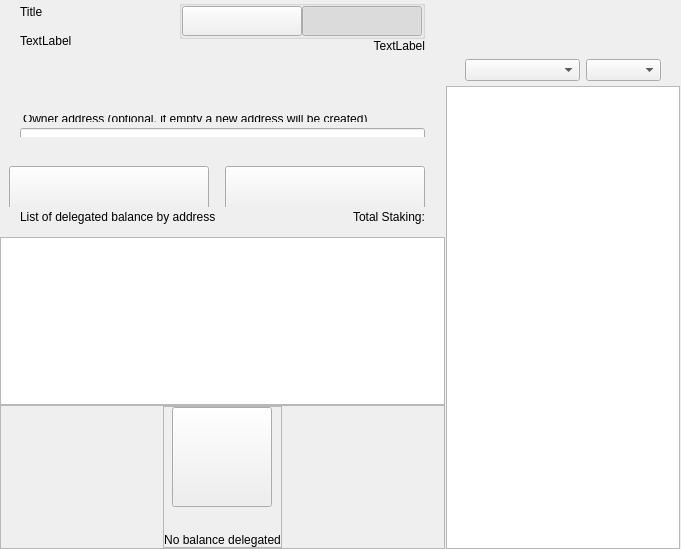
<?xml version="1.0" encoding="UTF-8"?>
<ui version="4.0">
 <class>ColdStakingWidget</class>
 <widget class="QWidget" name="ColdStakingWidget">
  <property name="geometry">
   <rect>
    <x>0</x>
    <y>0</y>
    <width>629</width>
    <height>549</height>
   </rect>
  </property>
  <property name="windowTitle">
   <string>Form</string>
  </property>
  <layout class="QHBoxLayout" name="horizontalLayout_1" stretch="2,1">
   <property name="spacing">
    <number>0</number>
   </property>
   <property name="leftMargin">
    <number>0</number>
   </property>
   <property name="topMargin">
    <number>0</number>
   </property>
   <property name="rightMargin">
    <number>0</number>
   </property>
   <property name="bottomMargin">
    <number>0</number>
   </property>
   <item>
    <widget class="QWidget" name="left" native="true">
     <layout class="QVBoxLayout" name="verticalLayout_3">
      <property name="leftMargin">
       <number>0</number>
      </property>
      <property name="topMargin">
       <number>0</number>
      </property>
      <property name="rightMargin">
       <number>0</number>
      </property>
      <property name="bottomMargin">
       <number>0</number>
      </property>
      <item>
       <layout class="QVBoxLayout" name="verticalLayout_2">
        <property name="spacing">
         <number>0</number>
        </property>
        <item>
         <layout class="QVBoxLayout" name="verticalLayoutTop">
          <property name="spacing">
           <number>0</number>
          </property>
          <property name="leftMargin">
           <number>0</number>
          </property>
          <property name="rightMargin">
           <number>0</number>
          </property>
          <item>
           <widget class="QWidget" name="containerTitle" native="true">
            <property name="sizePolicy">
             <sizepolicy hsizetype="Preferred" vsizetype="Minimum">
              <horstretch>0</horstretch>
              <verstretch>0</verstretch>
             </sizepolicy>
            </property>
            <property name="maximumSize">
             <size>
              <width>16777215</width>
              <height>100</height>
             </size>
            </property>
            <layout class="QHBoxLayout" name="containerTitleLayout">
             <property name="spacing">
              <number>0</number>
             </property>
             <property name="leftMargin">
              <number>20</number>
             </property>
             <property name="topMargin">
              <number>0</number>
             </property>
             <property name="rightMargin">
              <number>20</number>
             </property>
             <property name="bottomMargin">
              <number>0</number>
             </property>
             <item>
              <layout class="QVBoxLayout" name="verticalLayout11">
               <property name="spacing">
                <number>5</number>
               </property>
               <item>
                <widget class="QLabel" name="labelTitle">
                 <property name="text">
                  <string>Title</string>
                 </property>
                </widget>
               </item>
               <item>
                <widget class="QLabel" name="labelSubtitle1">
                 <property name="maximumSize">
                  <size>
                   <width>16777215</width>
                   <height>16777215</height>
                  </size>
                 </property>
                 <property name="text">
                  <string>TextLabel</string>
                 </property>
                </widget>
               </item>
              </layout>
             </item>
             <item>
              <spacer name="horizontalSpacer">
               <property name="orientation">
                <enum>Qt::Horizontal</enum>
               </property>
               <property name="sizeHint" stdset="0">
                <size>
                 <width>40</width>
                 <height>20</height>
                </size>
               </property>
              </spacer>
             </item>
             <item>
              <widget class="QWidget" name="containerViewPrivacyChecks" native="true">
               <layout class="QVBoxLayout" name="containerPrivacyChecks">
                <property name="spacing">
                 <number>0</number>
                </property>
                <property name="leftMargin">
                 <number>0</number>
                </property>
                <property name="topMargin">
                 <number>0</number>
                </property>
                <property name="rightMargin">
                 <number>0</number>
                </property>
                <property name="bottomMargin">
                 <number>0</number>
                </property>
                <item alignment="Qt::AlignHCenter|Qt::AlignVCenter">
                 <widget class="QGroupBox" name="groupBox">
                  <property name="title">
                   <string/>
                  </property>
                  <layout class="QHBoxLayout" name="horizontalLayout_2_1">
                   <property name="spacing">
                    <number>0</number>
                   </property>
                   <property name="leftMargin">
                    <number>0</number>
                   </property>
                   <property name="topMargin">
                    <number>0</number>
                   </property>
                   <property name="rightMargin">
                    <number>0</number>
                   </property>
                   <property name="bottomMargin">
                    <number>0</number>
                   </property>
                   <item>
                    <widget class="QPushButton" name="pushLeft">
                     <property name="minimumSize">
                      <size>
                       <width>120</width>
                       <height>30</height>
                      </size>
                     </property>
                     <property name="maximumSize">
                      <size>
                       <width>120</width>
                       <height>30</height>
                      </size>
                     </property>
                     <property name="focusPolicy">
                      <enum>Qt::NoFocus</enum>
                     </property>
                     <property name="text">
                      <string/>
                     </property>
                     <property name="checkable">
                      <bool>true</bool>
                     </property>
                     <property name="autoExclusive">
                      <bool>true</bool>
                     </property>
                    </widget>
                   </item>
                   <item>
                    <widget class="QPushButton" name="pushRight">
                     <property name="minimumSize">
                      <size>
                       <width>120</width>
                       <height>30</height>
                      </size>
                     </property>
                     <property name="maximumSize">
                      <size>
                       <width>120</width>
                       <height>30</height>
                      </size>
                     </property>
                     <property name="focusPolicy">
                      <enum>Qt::NoFocus</enum>
                     </property>
                     <property name="text">
                      <string/>
                     </property>
                     <property name="checkable">
                      <bool>true</bool>
                     </property>
                     <property name="checked">
                      <bool>true</bool>
                     </property>
                     <property name="autoExclusive">
                      <bool>true</bool>
                     </property>
                    </widget>
                   </item>
                  </layout>
                 </widget>
                </item>
                <item alignment="Qt::AlignTop">
                 <widget class="QLabel" name="labelSubtitle2">
                  <property name="text">
                   <string>TextLabel</string>
                  </property>
                  <property name="alignment">
                   <set>Qt::AlignRight|Qt::AlignTrailing|Qt::AlignVCenter</set>
                  </property>
                 </widget>
                </item>
               </layout>
              </widget>
             </item>
            </layout>
           </widget>
          </item>
          <item>
           <spacer name="verticalSpacer_2">
            <property name="orientation">
             <enum>Qt::Vertical</enum>
            </property>
            <property name="sizeType">
             <enum>QSizePolicy::Fixed</enum>
            </property>
            <property name="sizeHint" stdset="0">
             <size>
              <width>20</width>
              <height>30</height>
             </size>
            </property>
           </spacer>
          </item>
          <item>
           <widget class="QWidget" name="containerSend" native="true">
            <property name="minimumSize">
             <size>
              <width>0</width>
              <height>50</height>
             </size>
            </property>
            <layout class="QVBoxLayout" name="containerSendRow">
             <property name="spacing">
              <number>6</number>
             </property>
             <property name="leftMargin">
              <number>0</number>
             </property>
             <property name="topMargin">
              <number>0</number>
             </property>
             <property name="rightMargin">
              <number>0</number>
             </property>
             <property name="bottomMargin">
              <number>0</number>
             </property>
             <item>
              <widget class="QLabel" name="labelEditTitle">
               <property name="maximumSize">
                <size>
                 <width>16777215</width>
                 <height>30</height>
                </size>
               </property>
               <property name="styleSheet">
                <string notr="true">padding-left:20px; padding-bottom:3px;</string>
               </property>
               <property name="text">
                <string/>
               </property>
              </widget>
             </item>
             <item>
              <spacer name="verticalSpacer_6">
               <property name="orientation">
                <enum>Qt::Vertical</enum>
               </property>
               <property name="sizeType">
                <enum>QSizePolicy::Fixed</enum>
               </property>
               <property name="sizeHint" stdset="0">
                <size>
                 <width>20</width>
                 <height>9</height>
                </size>
               </property>
              </spacer>
             </item>
             <item>
              <widget class="QWidget" name="containerOwner" native="true">
               <layout class="QVBoxLayout" name="vContainerOwner">
                <property name="spacing">
                 <number>4</number>
                </property>
                <property name="leftMargin">
                 <number>20</number>
                </property>
                <property name="topMargin">
                 <number>0</number>
                </property>
                <property name="rightMargin">
                 <number>20</number>
                </property>
                <property name="bottomMargin">
                 <number>0</number>
                </property>
                <item>
                 <widget class="QLabel" name="labelSubtitleDescription">
                  <property name="maximumSize">
                   <size>
                    <width>16777215</width>
                    <height>20</height>
                   </size>
                  </property>
                  <property name="styleSheet">
                   <string notr="true">margin-bottom:2px;
                   margin-left:0.05px;
                   padding:0px;</string>
                  </property>
                  <property name="text">
                   <string>Owner address (optional, if empty a new address will be created)</string>
                  </property>
                 </widget>
                </item>
                <item>
                 <widget class="QLineEdit" name="lineEditOwnerAddress">
                  <property name="minimumSize">
                   <size>
                    <width>0</width>
                    <height>50</height>
                   </size>
                  </property>
                  <property name="maximumSize">
                   <size>
                    <width>16777215</width>
                    <height>50</height>
                   </size>
                  </property>
                  <property name="styleSheet">
                   <string notr="true"/>
                  </property>
                 </widget>
                </item>
               </layout>
              </widget>
             </item>
            </layout>
           </widget>
          </item>
         </layout>
        </item>
        <item>
         <spacer name="verticalSpacer_3">
          <property name="orientation">
           <enum>Qt::Vertical</enum>
          </property>
          <property name="sizeType">
           <enum>QSizePolicy::Minimum</enum>
          </property>
          <property name="sizeHint" stdset="0">
           <size>
            <width>20</width>
            <height>20</height>
           </size>
          </property>
         </spacer>
        </item>
        <item>
         <widget class="QWidget" name="containerBtn" native="true">
          <property name="minimumSize">
           <size>
            <width>0</width>
            <height>50</height>
           </size>
          </property>
          <layout class="QHBoxLayout" name="horizontalLayout">
           <property name="rightMargin">
            <number>20</number>
           </property>
           <item>
            <spacer name="horizontalSpacer_2">
             <property name="orientation">
              <enum>Qt::Horizontal</enum>
             </property>
             <property name="sizeHint" stdset="0">
              <size>
               <width>200</width>
               <height>20</height>
              </size>
             </property>
            </spacer>
           </item>
           <item>
            <layout class="QHBoxLayout" name="horizontalLayout_7">
             <item>
              <spacer name="horizontalSpacer_3">
               <property name="orientation">
                <enum>Qt::Horizontal</enum>
               </property>
               <property name="sizeType">
                <enum>QSizePolicy::Expanding</enum>
               </property>
               <property name="sizeHint" stdset="0">
                <size>
                 <width>40</width>
                 <height>20</height>
                </size>
               </property>
              </spacer>
             </item>
             <item>
              <widget class="QPushButton" name="pushButtonClear">
               <property name="minimumSize">
                <size>
                 <width>200</width>
                 <height>50</height>
                </size>
               </property>
               <property name="focusPolicy">
                <enum>Qt::NoFocus</enum>
               </property>
               <property name="text">
                <string/>
               </property>
              </widget>
             </item>
             <item>
              <spacer name="horizontalSpacer_4">
               <property name="orientation">
                <enum>Qt::Horizontal</enum>
               </property>
               <property name="sizeType">
                <enum>QSizePolicy::Fixed</enum>
               </property>
               <property name="sizeHint" stdset="0">
                <size>
                 <width>10</width>
                 <height>20</height>
                </size>
               </property>
              </spacer>
             </item>
             <item>
              <widget class="QPushButton" name="pushButtonSend">
               <property name="minimumSize">
                <size>
                 <width>200</width>
                 <height>50</height>
                </size>
               </property>
               <property name="maximumSize">
                <size>
                 <width>200</width>
                 <height>50</height>
                </size>
               </property>
               <property name="focusPolicy">
                <enum>Qt::NoFocus</enum>
               </property>
               <property name="text">
                <string/>
               </property>
              </widget>
             </item>
            </layout>
           </item>
          </layout>
         </widget>
        </item>
        <item>
         <widget class="QWidget" name="containerHistoryLabel" native="true">
          <layout class="QHBoxLayout" name="horizontalLayout_4">
           <property name="spacing">
            <number>0</number>
           </property>
           <property name="leftMargin">
            <number>20</number>
           </property>
           <property name="topMargin">
            <number>0</number>
           </property>
           <property name="rightMargin">
            <number>20</number>
           </property>
           <property name="bottomMargin">
            <number>0</number>
           </property>
           <item>
            <widget class="QWidget" name="verticalWidget" native="true">
             <property name="minimumSize">
              <size>
               <width>100</width>
               <height>0</height>
              </size>
             </property>
             <layout class="QVBoxLayout" name="verticalLayout_58">
              <property name="leftMargin">
               <number>0</number>
              </property>
              <property name="topMargin">
               <number>0</number>
              </property>
              <property name="rightMargin">
               <number>0</number>
              </property>
              <property name="bottomMargin">
               <number>0</number>
              </property>
              <item>
               <widget class="QLabel" name="labelListHistory">
                <property name="text">
                 <string>List of delegated balance by address</string>
                </property>
               </widget>
              </item>
             </layout>
            </widget>
           </item>
           <item>
            <spacer name="horizontalSpacer_5">
             <property name="orientation">
              <enum>Qt::Horizontal</enum>
             </property>
             <property name="sizeHint" stdset="0">
              <size>
               <width>40</width>
               <height>20</height>
              </size>
             </property>
            </spacer>
           </item>
           <item>
            <widget class="QLabel" name="labelStakingTotal">
             <property name="text">
              <string>Total Staking:</string>
             </property>
            </widget>
           </item>
          </layout>
         </widget>
        </item>
        <item>
         <layout class="QVBoxLayout" name="verticalLayout_64">
          <property name="spacing">
           <number>0</number>
          </property>
          <item>
           <spacer name="verticalSpacer_44">
            <property name="orientation">
             <enum>Qt::Vertical</enum>
            </property>
            <property name="sizeType">
             <enum>QSizePolicy::Fixed</enum>
            </property>
            <property name="sizeHint" stdset="0">
             <size>
              <width>20</width>
              <height>10</height>
             </size>
            </property>
           </spacer>
          </item>
          <item>
           <widget class="QListView" name="listView">
            <property name="enabled">
             <bool>true</bool>
            </property>
            <property name="mouseTracking">
             <bool>true</bool>
            </property>
           </widget>
          </item>
          <item>
           <widget class="QFrame" name="emptyContainer">
            <property name="minimumSize">
             <size>
              <width>0</width>
              <height>100</height>
             </size>
            </property>
            <property name="frameShape">
             <enum>QFrame::StyledPanel</enum>
            </property>
            <property name="frameShadow">
             <enum>QFrame::Raised</enum>
            </property>
            <layout class="QVBoxLayout" name="verticalLayout_71" stretch="1,8">
             <property name="spacing">
              <number>0</number>
             </property>
             <property name="leftMargin">
              <number>0</number>
             </property>
             <property name="topMargin">
              <number>0</number>
             </property>
             <property name="rightMargin">
              <number>0</number>
             </property>
             <property name="bottomMargin">
              <number>0</number>
             </property>
             <item>
              <spacer name="verticalSpacer">
               <property name="orientation">
                <enum>Qt::Vertical</enum>
               </property>
               <property name="sizeHint" stdset="0">
                <size>
                 <width>20</width>
                 <height>20</height>
                </size>
               </property>
              </spacer>
             </item>
             <item alignment="Qt::AlignHCenter|Qt::AlignVCenter">
              <widget class="QFrame" name="emptyScreen">
               <property name="sizePolicy">
                <sizepolicy hsizetype="Expanding" vsizetype="Expanding">
                 <horstretch>0</horstretch>
                 <verstretch>0</verstretch>
                </sizepolicy>
               </property>
               <property name="frameShape">
                <enum>QFrame::StyledPanel</enum>
               </property>
               <property name="frameShadow">
                <enum>QFrame::Raised</enum>
               </property>
               <layout class="QVBoxLayout" name="verticalLayout">
                <property name="spacing">
                 <number>30</number>
                </property>
                <property name="leftMargin">
                 <number>0</number>
                </property>
                <property name="topMargin">
                 <number>0</number>
                </property>
                <property name="rightMargin">
                 <number>0</number>
                </property>
                <property name="bottomMargin">
                 <number>0</number>
                </property>
                <item alignment="Qt::AlignHCenter|Qt::AlignVCenter">
                 <widget class="QPushButton" name="pushImgEmpty">
                  <property name="minimumSize">
                   <size>
                    <width>100</width>
                    <height>100</height>
                   </size>
                  </property>
                  <property name="maximumSize">
                   <size>
                    <width>100</width>
                    <height>100</height>
                   </size>
                  </property>
                  <property name="focusPolicy">
                   <enum>Qt::NoFocus</enum>
                  </property>
                  <property name="text">
                   <string/>
                  </property>
                  <property name="iconSize">
                   <size>
                    <width>100</width>
                    <height>100</height>
                   </size>
                  </property>
                 </widget>
                </item>
                <item alignment="Qt::AlignHCenter|Qt::AlignVCenter">
                 <widget class="QLabel" name="labelEmpty">
                  <property name="styleSheet">
                   <string notr="true"/>
                  </property>
                  <property name="text">
                   <string>No balance delegated</string>
                  </property>
                  <property name="alignment">
                   <set>Qt::AlignCenter</set>
                  </property>
                 </widget>
                </item>
               </layout>
              </widget>
             </item>
            </layout>
           </widget>
          </item>
         </layout>
        </item>
       </layout>
      </item>
     </layout>
    </widget>
   </item>
   <item>
    <widget class="QWidget" name="right" native="true">
     <layout class="QVBoxLayout" name="rightContainer">
      <property name="spacing">
       <number>0</number>
      </property>
      <property name="leftMargin">
       <number>1</number>
      </property>
      <property name="topMargin">
       <number>0</number>
      </property>
      <property name="rightMargin">
       <number>1</number>
      </property>
      <property name="bottomMargin">
       <number>0</number>
      </property>
      <item>
       <widget class="QWidget" name="containerRightButtons" native="true">
        <property name="minimumSize">
         <size>
          <width>0</width>
          <height>50</height>
         </size>
        </property>
        <layout class="QVBoxLayout" name="verticalLayout_4">
         <property name="leftMargin">
          <number>19</number>
         </property>
         <property name="topMargin">
          <number>0</number>
         </property>
         <property name="rightMargin">
          <number>19</number>
         </property>
         <property name="bottomMargin">
          <number>0</number>
         </property>
         <item>
          <widget class="OptionButton" name="btnCoinControl" native="true">
           <property name="minimumSize">
            <size>
             <width>0</width>
             <height>0</height>
            </size>
           </property>
          </widget>
         </item>
         <item>
          <widget class="OptionButton" name="btnColdStaking" native="true"/>
         </item>
         <item>
          <widget class="OptionButton" name="btnMyStakingAddresses" native="true">
           <property name="sizePolicy">
            <sizepolicy hsizetype="Preferred" vsizetype="Minimum">
             <horstretch>0</horstretch>
             <verstretch>0</verstretch>
            </sizepolicy>
           </property>
          </widget>
         </item>
        </layout>
       </widget>
      </item>
      <item>
       <widget class="QWidget" name="sortWidget" native="true">
        <layout class="QHBoxLayout" name="horizontalLayout_6">
         <property name="leftMargin">
          <number>19</number>
         </property>
         <property name="rightMargin">
          <number>19</number>
         </property>
         <property name="bottomMargin">
          <number>5</number>
         </property>
         <item>
          <spacer name="horizontalSpacer_6">
           <property name="orientation">
            <enum>Qt::Horizontal</enum>
           </property>
           <property name="sizeHint" stdset="0">
            <size>
             <width>40</width>
             <height>20</height>
            </size>
           </property>
          </spacer>
         </item>
         <item>
          <widget class="QComboBox" name="comboBoxSort">
           <property name="sizePolicy">
            <sizepolicy hsizetype="Preferred" vsizetype="Fixed">
             <horstretch>0</horstretch>
             <verstretch>0</verstretch>
            </sizepolicy>
           </property>
           <property name="minimumSize">
            <size>
             <width>115</width>
             <height>0</height>
            </size>
           </property>
          </widget>
         </item>
         <item>
          <widget class="QComboBox" name="comboBoxSortOrder">
           <property name="sizePolicy">
            <sizepolicy hsizetype="Preferred" vsizetype="Fixed">
             <horstretch>0</horstretch>
             <verstretch>0</verstretch>
            </sizepolicy>
           </property>
           <property name="minimumSize">
            <size>
             <width>75</width>
             <height>0</height>
            </size>
           </property>
          </widget>
         </item>
        </layout>
       </widget>
      </item>
      <item>
       <widget class="QListView" name="listViewStakingAddress">
        <property name="enabled">
         <bool>true</bool>
        </property>
        <property name="mouseTracking">
         <bool>true</bool>
        </property>
       </widget>
      </item>
     </layout>
    </widget>
   </item>
  </layout>
 </widget>
 <customwidgets>
  <customwidget>
   <class>OptionButton</class>
   <extends>QWidget</extends>
   <header>qt/pctm/optionbutton.h</header>
   <container>1</container>
  </customwidget>
 </customwidgets>
 <resources/>
 <connections/>
</ui>
